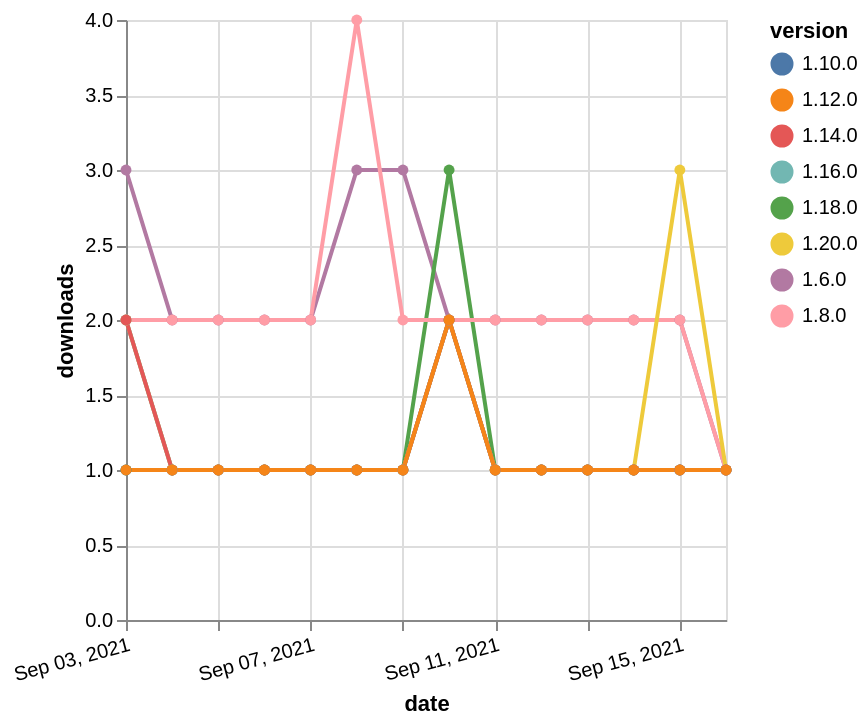

Specify this chart in Vega-Lite:
### Vega-Lite specification from a JSON file in a GitHub repository (floating-point values rounded to 4 significant figures)
{"$schema": "https://vega.github.io/schema/vega-lite/v5.json", "description": "A simple bar chart with embedded data.", "data": {"values": [{"date": "2021-09-03", "total": 2302, "delta": 3, "version": "1.6.0"}, {"date": "2021-09-04", "total": 2304, "delta": 2, "version": "1.6.0"}, {"date": "2021-09-05", "total": 2306, "delta": 2, "version": "1.6.0"}, {"date": "2021-09-06", "total": 2308, "delta": 2, "version": "1.6.0"}, {"date": "2021-09-07", "total": 2310, "delta": 2, "version": "1.6.0"}, {"date": "2021-09-08", "total": 2313, "delta": 3, "version": "1.6.0"}, {"date": "2021-09-09", "total": 2316, "delta": 3, "version": "1.6.0"}, {"date": "2021-09-10", "total": 2318, "delta": 2, "version": "1.6.0"}, {"date": "2021-09-11", "total": 2320, "delta": 2, "version": "1.6.0"}, {"date": "2021-09-12", "total": 2322, "delta": 2, "version": "1.6.0"}, {"date": "2021-09-13", "total": 2324, "delta": 2, "version": "1.6.0"}, {"date": "2021-09-14", "total": 2326, "delta": 2, "version": "1.6.0"}, {"date": "2021-09-15", "total": 2328, "delta": 2, "version": "1.6.0"}, {"date": "2021-09-16", "total": 2329, "delta": 1, "version": "1.6.0"}, {"date": "2021-09-03", "total": 184, "delta": 1, "version": "1.18.0"}, {"date": "2021-09-04", "total": 185, "delta": 1, "version": "1.18.0"}, {"date": "2021-09-05", "total": 186, "delta": 1, "version": "1.18.0"}, {"date": "2021-09-06", "total": 187, "delta": 1, "version": "1.18.0"}, {"date": "2021-09-07", "total": 188, "delta": 1, "version": "1.18.0"}, {"date": "2021-09-08", "total": 189, "delta": 1, "version": "1.18.0"}, {"date": "2021-09-09", "total": 190, "delta": 1, "version": "1.18.0"}, {"date": "2021-09-10", "total": 193, "delta": 3, "version": "1.18.0"}, {"date": "2021-09-11", "total": 194, "delta": 1, "version": "1.18.0"}, {"date": "2021-09-12", "total": 195, "delta": 1, "version": "1.18.0"}, {"date": "2021-09-13", "total": 196, "delta": 1, "version": "1.18.0"}, {"date": "2021-09-14", "total": 197, "delta": 1, "version": "1.18.0"}, {"date": "2021-09-15", "total": 198, "delta": 1, "version": "1.18.0"}, {"date": "2021-09-16", "total": 199, "delta": 1, "version": "1.18.0"}, {"date": "2021-09-03", "total": 2383, "delta": 2, "version": "1.8.0"}, {"date": "2021-09-04", "total": 2385, "delta": 2, "version": "1.8.0"}, {"date": "2021-09-05", "total": 2387, "delta": 2, "version": "1.8.0"}, {"date": "2021-09-06", "total": 2389, "delta": 2, "version": "1.8.0"}, {"date": "2021-09-07", "total": 2391, "delta": 2, "version": "1.8.0"}, {"date": "2021-09-08", "total": 2395, "delta": 4, "version": "1.8.0"}, {"date": "2021-09-09", "total": 2397, "delta": 2, "version": "1.8.0"}, {"date": "2021-09-10", "total": 2399, "delta": 2, "version": "1.8.0"}, {"date": "2021-09-11", "total": 2401, "delta": 2, "version": "1.8.0"}, {"date": "2021-09-12", "total": 2403, "delta": 2, "version": "1.8.0"}, {"date": "2021-09-13", "total": 2405, "delta": 2, "version": "1.8.0"}, {"date": "2021-09-14", "total": 2407, "delta": 2, "version": "1.8.0"}, {"date": "2021-09-15", "total": 2409, "delta": 2, "version": "1.8.0"}, {"date": "2021-09-16", "total": 2410, "delta": 1, "version": "1.8.0"}, {"date": "2021-09-03", "total": 244, "delta": 1, "version": "1.10.0"}, {"date": "2021-09-04", "total": 245, "delta": 1, "version": "1.10.0"}, {"date": "2021-09-05", "total": 246, "delta": 1, "version": "1.10.0"}, {"date": "2021-09-06", "total": 247, "delta": 1, "version": "1.10.0"}, {"date": "2021-09-07", "total": 248, "delta": 1, "version": "1.10.0"}, {"date": "2021-09-08", "total": 249, "delta": 1, "version": "1.10.0"}, {"date": "2021-09-09", "total": 250, "delta": 1, "version": "1.10.0"}, {"date": "2021-09-10", "total": 252, "delta": 2, "version": "1.10.0"}, {"date": "2021-09-11", "total": 253, "delta": 1, "version": "1.10.0"}, {"date": "2021-09-12", "total": 254, "delta": 1, "version": "1.10.0"}, {"date": "2021-09-13", "total": 255, "delta": 1, "version": "1.10.0"}, {"date": "2021-09-14", "total": 256, "delta": 1, "version": "1.10.0"}, {"date": "2021-09-15", "total": 257, "delta": 1, "version": "1.10.0"}, {"date": "2021-09-16", "total": 258, "delta": 1, "version": "1.10.0"}, {"date": "2021-09-03", "total": 122, "delta": 2, "version": "1.20.0"}, {"date": "2021-09-04", "total": 123, "delta": 1, "version": "1.20.0"}, {"date": "2021-09-05", "total": 124, "delta": 1, "version": "1.20.0"}, {"date": "2021-09-06", "total": 125, "delta": 1, "version": "1.20.0"}, {"date": "2021-09-07", "total": 126, "delta": 1, "version": "1.20.0"}, {"date": "2021-09-08", "total": 127, "delta": 1, "version": "1.20.0"}, {"date": "2021-09-09", "total": 128, "delta": 1, "version": "1.20.0"}, {"date": "2021-09-10", "total": 130, "delta": 2, "version": "1.20.0"}, {"date": "2021-09-11", "total": 131, "delta": 1, "version": "1.20.0"}, {"date": "2021-09-12", "total": 132, "delta": 1, "version": "1.20.0"}, {"date": "2021-09-13", "total": 133, "delta": 1, "version": "1.20.0"}, {"date": "2021-09-14", "total": 134, "delta": 1, "version": "1.20.0"}, {"date": "2021-09-15", "total": 137, "delta": 3, "version": "1.20.0"}, {"date": "2021-09-16", "total": 138, "delta": 1, "version": "1.20.0"}, {"date": "2021-09-03", "total": 161, "delta": 2, "version": "1.16.0"}, {"date": "2021-09-04", "total": 162, "delta": 1, "version": "1.16.0"}, {"date": "2021-09-05", "total": 163, "delta": 1, "version": "1.16.0"}, {"date": "2021-09-06", "total": 164, "delta": 1, "version": "1.16.0"}, {"date": "2021-09-07", "total": 165, "delta": 1, "version": "1.16.0"}, {"date": "2021-09-08", "total": 166, "delta": 1, "version": "1.16.0"}, {"date": "2021-09-09", "total": 167, "delta": 1, "version": "1.16.0"}, {"date": "2021-09-10", "total": 169, "delta": 2, "version": "1.16.0"}, {"date": "2021-09-11", "total": 170, "delta": 1, "version": "1.16.0"}, {"date": "2021-09-12", "total": 171, "delta": 1, "version": "1.16.0"}, {"date": "2021-09-13", "total": 172, "delta": 1, "version": "1.16.0"}, {"date": "2021-09-14", "total": 173, "delta": 1, "version": "1.16.0"}, {"date": "2021-09-15", "total": 174, "delta": 1, "version": "1.16.0"}, {"date": "2021-09-16", "total": 175, "delta": 1, "version": "1.16.0"}, {"date": "2021-09-03", "total": 198, "delta": 2, "version": "1.14.0"}, {"date": "2021-09-04", "total": 199, "delta": 1, "version": "1.14.0"}, {"date": "2021-09-05", "total": 200, "delta": 1, "version": "1.14.0"}, {"date": "2021-09-06", "total": 201, "delta": 1, "version": "1.14.0"}, {"date": "2021-09-07", "total": 202, "delta": 1, "version": "1.14.0"}, {"date": "2021-09-08", "total": 203, "delta": 1, "version": "1.14.0"}, {"date": "2021-09-09", "total": 204, "delta": 1, "version": "1.14.0"}, {"date": "2021-09-10", "total": 206, "delta": 2, "version": "1.14.0"}, {"date": "2021-09-11", "total": 207, "delta": 1, "version": "1.14.0"}, {"date": "2021-09-12", "total": 208, "delta": 1, "version": "1.14.0"}, {"date": "2021-09-13", "total": 209, "delta": 1, "version": "1.14.0"}, {"date": "2021-09-14", "total": 210, "delta": 1, "version": "1.14.0"}, {"date": "2021-09-15", "total": 211, "delta": 1, "version": "1.14.0"}, {"date": "2021-09-16", "total": 212, "delta": 1, "version": "1.14.0"}, {"date": "2021-09-03", "total": 200, "delta": 1, "version": "1.12.0"}, {"date": "2021-09-04", "total": 201, "delta": 1, "version": "1.12.0"}, {"date": "2021-09-05", "total": 202, "delta": 1, "version": "1.12.0"}, {"date": "2021-09-06", "total": 203, "delta": 1, "version": "1.12.0"}, {"date": "2021-09-07", "total": 204, "delta": 1, "version": "1.12.0"}, {"date": "2021-09-08", "total": 205, "delta": 1, "version": "1.12.0"}, {"date": "2021-09-09", "total": 206, "delta": 1, "version": "1.12.0"}, {"date": "2021-09-10", "total": 208, "delta": 2, "version": "1.12.0"}, {"date": "2021-09-11", "total": 209, "delta": 1, "version": "1.12.0"}, {"date": "2021-09-12", "total": 210, "delta": 1, "version": "1.12.0"}, {"date": "2021-09-13", "total": 211, "delta": 1, "version": "1.12.0"}, {"date": "2021-09-14", "total": 212, "delta": 1, "version": "1.12.0"}, {"date": "2021-09-15", "total": 213, "delta": 1, "version": "1.12.0"}, {"date": "2021-09-16", "total": 214, "delta": 1, "version": "1.12.0"}]}, "width": "container", "mark": {"type": "line", "point": {"filled": true}}, "encoding": {"x": {"field": "date", "type": "temporal", "timeUnit": "yearmonthdate", "title": "date", "axis": {"labelAngle": -15}}, "y": {"field": "delta", "type": "quantitative", "title": "downloads"}, "color": {"field": "version", "type": "nominal"}, "tooltip": {"field": "delta"}}}
